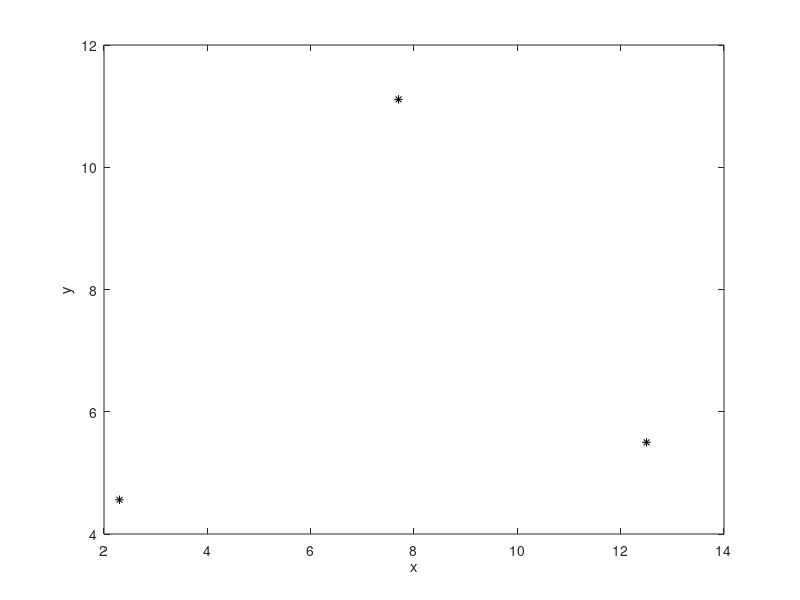

The MATLAB source for this figure:
fid = fopen('xypoints.dat');
 
if fid == -1
    disp('File open not successful')
else
   % Create x and y vectors for the data points
   % Using fgetl
   
   x = [];
   y = [];
   while feof(fid) == 0
       aline = fgetl(fid);
       aline = aline(2:end);
       [xstr, rest] = strtok(aline,'y');
       x = [x str2double(xstr)];
       ystr = rest(2:end);
       y = [y str2double(ystr)];
   end

   % Plot the points
   plot(x,y,'k*')
   xlabel('x')
   ylabel('y')
   
   % Close the file
   closeresult = fclose(fid);   
   if closeresult == 0
       disp('File close successful')
   else
       disp('File close not successful')
   end
end
